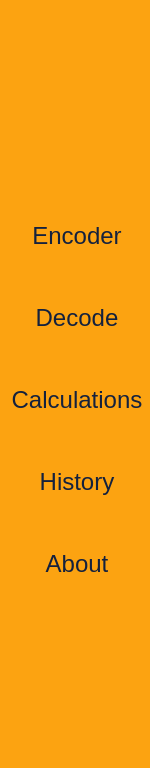
  <widget class="QFrame" name="menuBox">
   <property name="geometry">
    <rect>
     <x>0</x>
     <y>0</y>
     <width>150</width>
     <height>768</height>
    </rect>
   </property>
   <property name="styleSheet">
    <string notr="true">QFrame{
	background-color: rgb(252, 163, 17);
	border-top-right-radius:25px;
	border-bottom-right-radius:25px;

}</string>
   </property>
   <property name="frameShape">
    <enum>QFrame::StyledPanel</enum>
   </property>
   <property name="frameShadow">
    <enum>QFrame::Raised</enum>
   </property>
   <widget class="QWidget" name="verticalLayoutWidget">
    <property name="geometry">
     <rect>
      <x>0</x>
      <y>190</y>
      <width>154</width>
      <height>422</height>
     </rect>
    </property>
    <layout class="QVBoxLayout" name="verticalLayout">
     <item>
      <widget class="QPushButton" name="encoderPage_button">
       <property name="minimumSize">
        <size>
         <width>0</width>
         <height>60</height>
        </size>
       </property>
       <property name="font">
        <font>
         <family>Nirmala UI</family>
         <pointsize>18</pointsize>
        </font>
       </property>
       <property name="styleSheet">
        <string notr="true">QPushButton{

	background-color: rgb(252, 163, 17);
color: rgb(20, 33, 61);
border:none;
}

QPushButton:hover{

		color: rgb(229, 229, 229);
	
}</string>
       </property>
       <property name="text">
        <string>Encoder</string>
       </property>
       <property name="checkable">
        <bool>false</bool>
       </property>
       <property name="autoRepeat">
        <bool>false</bool>
       </property>
       <property name="autoExclusive">
        <bool>false</bool>
       </property>
      </widget>
     </item>
     <item>
      <widget class="QPushButton" name="decoderPage_button">
       <property name="minimumSize">
        <size>
         <width>0</width>
         <height>60</height>
        </size>
       </property>
       <property name="font">
        <font>
         <family>Nirmala UI</family>
         <pointsize>18</pointsize>
        </font>
       </property>
       <property name="styleSheet">
        <string notr="true">QPushButton{

	background-color: rgb(252, 163, 17);
	color: rgb(20, 33, 61);
	border:none;
}

QPushButton:hover{

		color: rgb(229, 229, 229);
	
}</string>
       </property>
       <property name="text">
        <string>Decode</string>
       </property>
       <property name="checkable">
        <bool>false</bool>
       </property>
       <property name="autoRepeat">
        <bool>false</bool>
       </property>
       <property name="autoExclusive">
        <bool>false</bool>
       </property>
       <property name="flat">
        <bool>false</bool>
       </property>
      </widget>
     </item>
     <item>
      <widget class="QPushButton" name="calcPage_button">
       <property name="minimumSize">
        <size>
         <width>0</width>
         <height>60</height>
        </size>
       </property>
       <property name="font">
        <font>
         <family>Nirmala UI</family>
         <pointsize>18</pointsize>
        </font>
       </property>
       <property name="styleSheet">
        <string notr="true">QPushButton{

	background-color: rgb(252, 163, 17);
	color: rgb(20, 33, 61);
	border:none;
}

QPushButton:hover{

		color: rgb(229, 229, 229);
	
}</string>
       </property>
       <property name="text">
        <string>Calculations</string>
       </property>
       <property name="checkable">
        <bool>false</bool>
       </property>
       <property name="autoRepeat">
        <bool>false</bool>
       </property>
       <property name="autoExclusive">
        <bool>false</bool>
       </property>
       <property name="flat">
        <bool>false</bool>
       </property>
      </widget>
     </item>
     <item>
      <widget class="QPushButton" name="historyPage_button">
       <property name="minimumSize">
        <size>
         <width>0</width>
         <height>60</height>
        </size>
       </property>
       <property name="font">
        <font>
         <family>Nirmala UI</family>
         <pointsize>18</pointsize>
        </font>
       </property>
       <property name="styleSheet">
        <string notr="true">QPushButton{

	background-color: rgb(252, 163, 17);
	color: rgb(20, 33, 61);
	border:none;
}

QPushButton:hover{

		color: rgb(229, 229, 229);
	
}</string>
       </property>
       <property name="text">
        <string>History</string>
       </property>
       <property name="checkable">
        <bool>false</bool>
       </property>
       <property name="autoRepeat">
        <bool>false</bool>
       </property>
       <property name="autoExclusive">
        <bool>false</bool>
       </property>
       <property name="flat">
        <bool>false</bool>
       </property>
      </widget>
     </item>
     <item>
      <widget class="QPushButton" name="aboutPage_button">
       <property name="minimumSize">
        <size>
         <width>0</width>
         <height>60</height>
        </size>
       </property>
       <property name="font">
        <font>
         <family>Nirmala UI</family>
         <pointsize>18</pointsize>
        </font>
       </property>
       <property name="styleSheet">
        <string notr="true">QPushButton{

	background-color: rgb(252, 163, 17);
	color: rgb(20, 33, 61);
	border:none;
}

QPushButton:hover{

		color: rgb(229, 229, 229);
	
}</string>
       </property>
       <property name="text">
        <string>About</string>
       </property>
       <property name="checkable">
        <bool>false</bool>
       </property>
       <property name="autoRepeat">
        <bool>false</bool>
       </property>
       <property name="autoExclusive">
        <bool>false</bool>
       </property>
       <property name="flat">
        <bool>false</bool>
       </property>
      </widget>
     </item>
    </layout>
   </widget>
   <widget class="QPushButton" name="logoButton">
    <property name="geometry">
     <rect>
      <x>0</x>
      <y>50</y>
      <width>151</width>
      <height>131</height>
     </rect>
    </property>
    <property name="cursor">
     <cursorShape>PointingHandCursor</cursorShape>
    </property>
    <property name="styleSheet">
     <string notr="true">QPushButton{

	background-color: rgb(252, 163, 17);
	color: rgb(20, 33, 61);
	border:none;
}

QPushButton:hover{

		color: rgb(229, 229, 229);
	
}</string>
    </property>
    <property name="text">
     <string/>
    </property>
    <property name="icon">
     <iconset>
      <normaloff>E:/طراحی/Huffman/logo_huffman.png</normaloff>E:/طراحی/Huffman/logo_huffman.png</iconset>
    </property>
    <property name="iconSize">
     <size>
      <width>90</width>
      <height>90</height>
     </size>
    </property>
    <property name="default">
     <bool>false</bool>
    </property>
   </widget>
  </widget>
